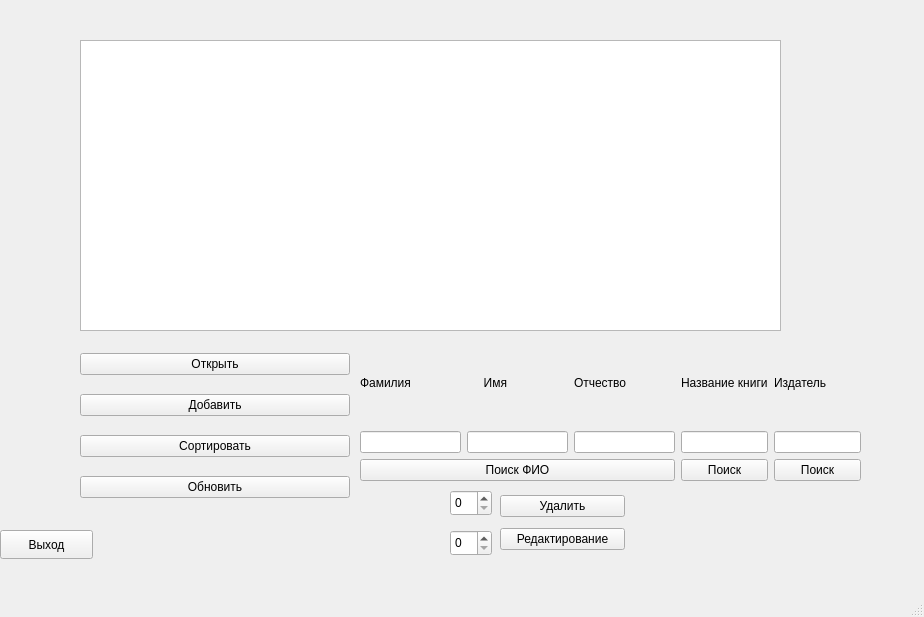
<?xml version="1.0" encoding="UTF-8"?>
<ui version="4.0">
 <class>MainWindow</class>
 <widget class="QMainWindow" name="MainWindow">
  <property name="geometry">
   <rect>
    <x>0</x>
    <y>0</y>
    <width>924</width>
    <height>617</height>
   </rect>
  </property>
  <property name="windowTitle">
   <string>MainWindow</string>
  </property>
  <widget class="QWidget" name="centralwidget">
   <widget class="QTableView" name="tableView">
    <property name="geometry">
     <rect>
      <x>80</x>
      <y>40</y>
      <width>701</width>
      <height>291</height>
     </rect>
    </property>
    <property name="sortingEnabled">
     <bool>false</bool>
    </property>
   </widget>
   <widget class="QPushButton" name="pushButton_5">
    <property name="geometry">
     <rect>
      <x>0</x>
      <y>530</y>
      <width>93</width>
      <height>29</height>
     </rect>
    </property>
    <property name="text">
     <string>Выход</string>
    </property>
   </widget>
   <widget class="QWidget" name="layoutWidget">
    <property name="geometry">
     <rect>
      <x>80</x>
      <y>340</y>
      <width>270</width>
      <height>175</height>
     </rect>
    </property>
    <layout class="QVBoxLayout" name="verticalLayout">
     <item>
      <widget class="QPushButton" name="pushButton_2">
       <property name="text">
        <string>Открыть</string>
       </property>
      </widget>
     </item>
     <item>
      <widget class="QPushButton" name="pushButton">
       <property name="text">
        <string>Добавить</string>
       </property>
      </widget>
     </item>
     <item>
      <widget class="QPushButton" name="pushButton_4">
       <property name="text">
        <string>Сортировать</string>
       </property>
      </widget>
     </item>
     <item>
      <widget class="QPushButton" name="pushButton_6">
       <property name="text">
        <string>Обновить</string>
       </property>
      </widget>
     </item>
    </layout>
   </widget>
   <widget class="QSpinBox" name="spinBox">
    <property name="geometry">
     <rect>
      <x>450</x>
      <y>490</y>
      <width>42</width>
      <height>26</height>
     </rect>
    </property>
   </widget>
   <widget class="QSpinBox" name="spinBox_2">
    <property name="geometry">
     <rect>
      <x>450</x>
      <y>530</y>
      <width>42</width>
      <height>26</height>
     </rect>
    </property>
   </widget>
   <widget class="QWidget" name="">
    <property name="geometry">
     <rect>
      <x>360</x>
      <y>340</y>
      <width>501</width>
      <height>141</height>
     </rect>
    </property>
    <layout class="QHBoxLayout" name="horizontalLayout_3">
     <item>
      <layout class="QVBoxLayout" name="verticalLayout_4">
       <item>
        <layout class="QVBoxLayout" name="verticalLayout_2">
         <item>
          <layout class="QHBoxLayout" name="horizontalLayout">
           <item>
            <widget class="QLabel" name="label">
             <property name="styleSheet">
              <string notr="true">font: 700 11pt &quot;Segoe UI&quot;;</string>
             </property>
             <property name="text">
              <string>Фамилия</string>
             </property>
            </widget>
           </item>
           <item>
            <widget class="QLabel" name="label_2">
             <property name="styleSheet">
              <string notr="true">font: 700 11pt &quot;Segoe UI&quot;;</string>
             </property>
             <property name="text">
              <string>     Имя</string>
             </property>
            </widget>
           </item>
           <item>
            <widget class="QLabel" name="label_3">
             <property name="styleSheet">
              <string notr="true">font: 700 11pt &quot;Segoe UI&quot;;</string>
             </property>
             <property name="text">
              <string>Отчество</string>
             </property>
            </widget>
           </item>
          </layout>
         </item>
         <item>
          <layout class="QHBoxLayout" name="horizontalLayout_2">
           <item>
            <widget class="QLineEdit" name="lineEdit_2"/>
           </item>
           <item>
            <widget class="QLineEdit" name="lineEdit_3"/>
           </item>
           <item>
            <widget class="QLineEdit" name="lineEdit_4"/>
           </item>
          </layout>
         </item>
        </layout>
       </item>
       <item>
        <widget class="QPushButton" name="pushButton_7">
         <property name="text">
          <string>Поиск ФИО</string>
         </property>
        </widget>
       </item>
      </layout>
     </item>
     <item>
      <layout class="QVBoxLayout" name="verticalLayout_7">
       <item>
        <layout class="QVBoxLayout" name="verticalLayout_3">
         <item>
          <widget class="QLabel" name="label_4">
           <property name="styleSheet">
            <string notr="true">font: 700 11pt &quot;Segoe UI&quot;;</string>
           </property>
           <property name="text">
            <string>Название книги</string>
           </property>
          </widget>
         </item>
         <item>
          <widget class="QLineEdit" name="lineEdit_5"/>
         </item>
        </layout>
       </item>
       <item>
        <widget class="QPushButton" name="pushButton_8">
         <property name="text">
          <string>Поиск</string>
         </property>
        </widget>
       </item>
      </layout>
     </item>
     <item>
      <layout class="QVBoxLayout" name="verticalLayout_6">
       <item>
        <layout class="QVBoxLayout" name="verticalLayout_5">
         <item>
          <widget class="QLabel" name="label_5">
           <property name="styleSheet">
            <string notr="true">font: 700 11pt &quot;Segoe UI&quot;;</string>
           </property>
           <property name="text">
            <string>Издатель</string>
           </property>
          </widget>
         </item>
         <item>
          <widget class="QLineEdit" name="lineEdit"/>
         </item>
        </layout>
       </item>
       <item>
        <widget class="QPushButton" name="pushButton_3">
         <property name="text">
          <string>Поиск</string>
         </property>
        </widget>
       </item>
      </layout>
     </item>
    </layout>
   </widget>
   <widget class="QWidget" name="">
    <property name="geometry">
     <rect>
      <x>500</x>
      <y>490</y>
      <width>125</width>
      <height>67</height>
     </rect>
    </property>
    <layout class="QVBoxLayout" name="verticalLayout_8">
     <item>
      <widget class="QPushButton" name="pushButton_9">
       <property name="text">
        <string>Удалить</string>
       </property>
      </widget>
     </item>
     <item>
      <widget class="QPushButton" name="pushButton_10">
       <property name="text">
        <string>Редактирование</string>
       </property>
      </widget>
     </item>
    </layout>
   </widget>
  </widget>
  <widget class="QMenuBar" name="menubar">
   <property name="geometry">
    <rect>
     <x>0</x>
     <y>0</y>
     <width>924</width>
     <height>26</height>
    </rect>
   </property>
  </widget>
  <widget class="QStatusBar" name="statusbar"/>
 </widget>
 <resources/>
 <connections/>
</ui>
